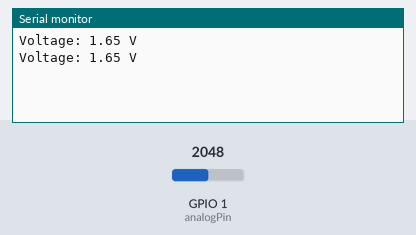
A program run on a simulated ESP32-S3. On the bench: the last lines printed to the serial monitor. The inputs (shaded band) are chosen by the test bench; at power-on: GPIO 1 (analogPin) = 2048.

Above: at 1.8 s.
1.9 s: GPIO 1 (analogPin) set to 2866
At 2.4 s:
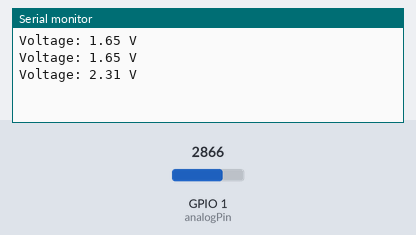
3.4 s: GPIO 1 (analogPin) set to 3603
At 4.8 s:
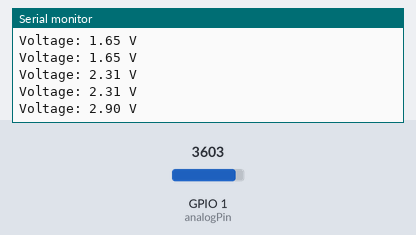
Timing chart, 0 to 6.4 s (numbered marks = the images above; inputs shaded):
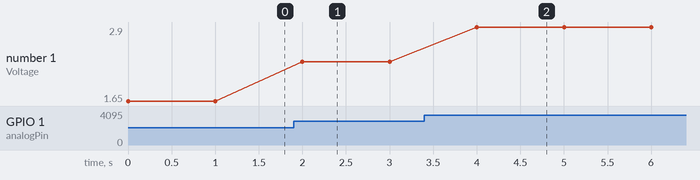

The program:

main.cpp
```cpp
#include <Arduino.h>

const int analogPin = A0; // Replace with your analog pin number

void setup() {
  Serial.begin(115200); // Start the serial communication at 115200 baud rate
  pinMode(analogPin, INPUT); // Initialize the analog pin as input
}

void loop() {
  int adcValue = analogRead(analogPin); // Read the analog value from the pin
  float voltage = (adcValue / 4095.0) * 3.3; // Convert the ADC value to voltage

  // Print the voltage to the serial monitor
  Serial.print("Voltage: ");
  Serial.print(voltage);
  Serial.println(" V");

  delay(1000); // Wait for a second before the next read
}
```

Measured:
- after the input at 1.9 s, the serial monitor: prints a new line after 0.10 s (image 1)
- after the input at 3.4 s, the serial monitor: prints a new line after 0.60 s (image 2)
- plotted number 1: 1.65 → 2.31 after the input at 1.9 s, 2.31 → 2.9 after the input at 3.4 s
